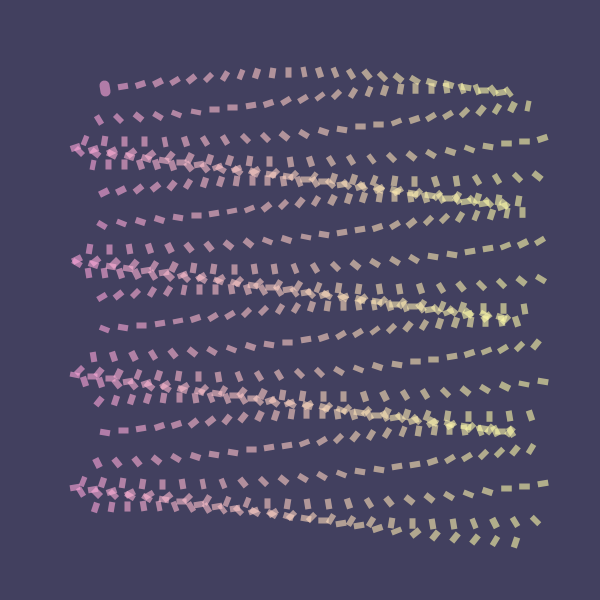
Frame 1 (no input)
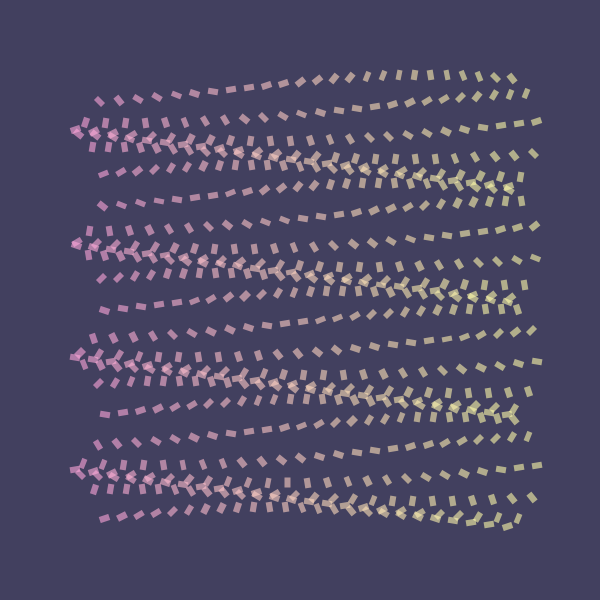
Frame 60 (the mouse pressed at the canvas centre just before this capture)
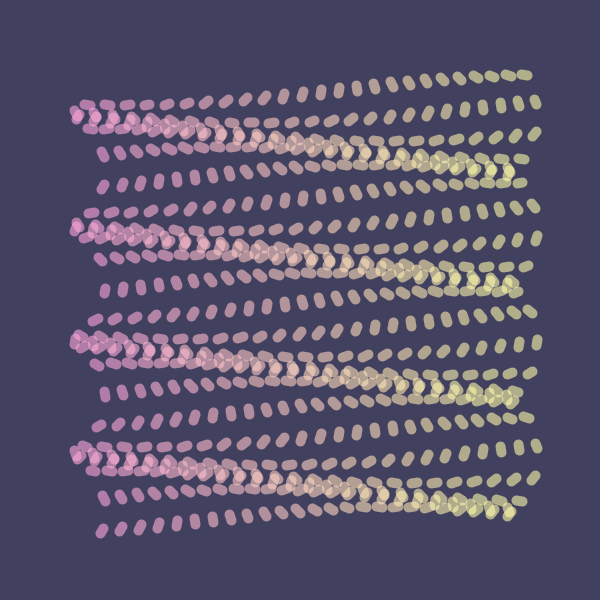
Frame 120 (the mouse held since frame 60 and released just before this capture)

The Processing sketch that drew these frames (run headless with seeded random() and noise(); from frame 60 on, the mouse is pressed at the canvas centre):

// Processing sketch: s10c01Javiera
// ── s10c01Javiera.pde
// Expresión Digital II - Diseño Digital - UDD
// Javiera Ramírez
// s10c01Javiera

/* Cuando corra el programa se verá un fondo azul y una grilla de 625 objetos que varían entre elipses y líneas de borde cuadrado que rotan al rededor de un punto
fijo (individual para cada objeto). La distancia a la que rotan con respecto al punto central va variando cada cierto tiempo, aumentando y disminuyendo constantemente.
Al igual que el radio de giro, el grosor de la figura también va cambiando, aumentando y disminuyendo constantemente, pero a un ritmo distinto, lo que crea la ilusión de
que la grilla realiza diferentes movimientos*/

//  NIVEL 0.3: Una grilla, un movimiento, dos figuras (nivel 1)

// Declaración de variables
float  f, g, amt; //amt no está en uso de forma global debe ser declarados en el Constructor
boolean b;
// int nuevovalor, i; //nuevovalor, i no está en uso de forma global
color c1, c2, c3; // no están en uso de forma global deben ser declarados en el Constructor
float radioGiro = 0.01;
float grosor    = 0.001;  


Javi[] v = new Javi [625]; 
// Se crea el array con 625 espacios para rellenar con información

void setup() {
/* Aquí se crea el canvas de 600x600 px y se crea la grilla de 625 elementos por 
medio de un doble for loop, cada elemento tiene una separación con el otro de 18 px*/
  size(600, 600);
  f = 15;
  g = 10;
  for (int i = 0; i < 25; i++) {
    for (int j = 0; j < 25; j++) {
      int total = j + i * 25;
      float ix = i * 18; //distancia entre los elementos 
      float jy = j * 18; //distancia entre los elementos
      v[total] = new Javi(ix, jy, ix + 5, jy + 5, (int)random(-2, 2), (int)random(-2, 2), total);
    }
  }

  b = true;
}

/* Se dibujan el color de fondo y los objetos de la grilla al por medio de las 
funciones generadas en el class*/
void draw() {
  background(#42405F); // Azul
  translate(width * .15, height * .15);


  for (int i = 0; i < v.length; i++) {
    v[i].mover();
    v[i].bordes();
    v[i].linea(f, g);

    if (frameCount % 10 == 0) {radioGiro *= -1;}
    if (frameCount % 30 == 0) {grosor *= -1;}
    if (frameCount % 90 == 0) {b = !b;}

    f+= radioGiro;
    g+= grosor;

    if (b) {
      strokeCap(SQUARE);
    } else {
      strokeCap(ROUND);
    }
  }
}
// ── Javi.pde
class Javi { // Se crea la clase
  float x, y, tx, ty, velx, vely, angulo;

  Javi(float x, float y, float tx, float ty, float velx, float vely, float angulo) {
    /*Se conectan las variables del código principal con las de la clase*/
    this.x = x;
    this.y = y;
    this.tx = tx;
    this.ty = ty;
    this.velx = velx * 0; //velocidad para que se muevan
    this.vely = vely * 0;
    this.angulo = angulo;
    
    c1 = color (#FFA7DB); // Rosado 
    c2 = color (#FFFCAA); // Amarillo
  }

  void linea(float nuevovalor, float grosor) { // se crean las figuras
    pushMatrix();
    translate(x, y);
    rotate(angulo);
    amt = map(x, 0, width, 0, 1.5);
    c3 = lerpColor(c1, c2, amt);
    strokeWeight(grosor);
    stroke(c3, 150); // Colores en degradé
    line(nuevovalor, -3, nuevovalor, 3);
    popMatrix();
  }

  void cap() {
    strokeCap(SQUARE);
  }

  void mover() { // Se genera el movimiento
    x += velx;
    y += vely;
 // angulo += 0.09; // las líneas de código que no se dibujen, no deben ir
    angulo -= 0.09; // Se determina la velocidad con la que giran los objetos y el sentido (cambia según si el número es positivo o nogativo)
  }

 void bordes() { // cada elemento tiene un espacio por donde rebotar
    if (x > tx || x < tx) {
      velx *= -1;
    }
    if (y > ty || y < ty) {
      vely *= -1;
    }
  } 
}
